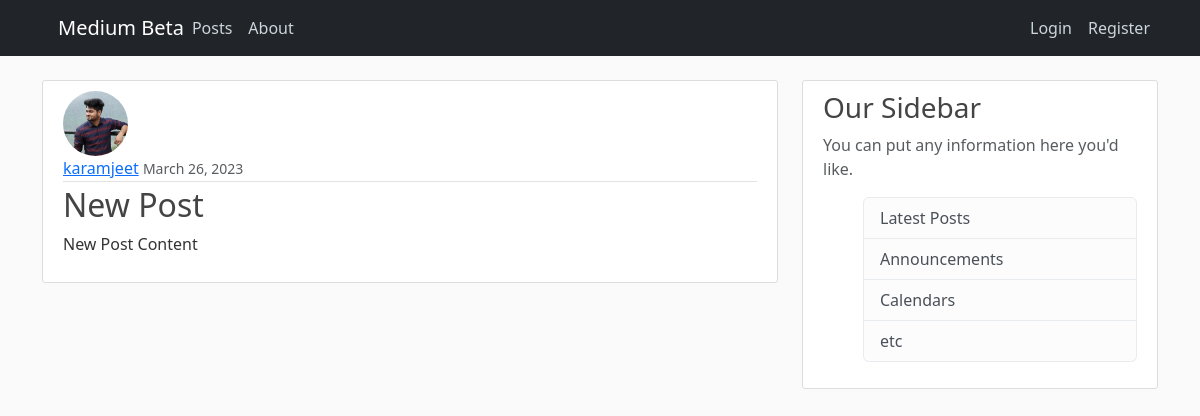
Screenshot of /post/8 with the database file from the repository.
### blog/models.py (models this page shows, shortened)
class Post(models.Model):
    title = models.CharField(max_length=100)
    content = models.TextField()
    date_posted = models.DateTimeField(default=timezone.now)
    author = models.ForeignKey(User, on_delete=models.CASCADE)

### users/models.py (models this page shows, shortened)
class Profile(models.Model):
    user = models.OneToOneField(User, on_delete=models.CASCADE)
    image = models.ImageField(default='default.jpg', upload_to='profile_pics')

### blog/views.py (the view)
# urls.py: path('post/<int:pk>', PostDetailView.as_view(), name="post-detail"),
class PostDetailView(DetailView):
    model = Post

### blog/templates/blog/post_detail.html (shortened to what this page needs)
{% extends 'blog/base.html' %} {% block content %}
<article class="media content-section">
  <img
    class="rounded-circle article-img"
    src="{{ object.author.profile.image.url }}"
  />
  <div class="media-body">
    <div class="article-metadata">
      <a class="mr-2" href="{% url 'blog-user' object.author %}"
        >{{ object.author }}</a
      >
      <small class="text-muted">{{ object.date_posted|date:"F d, Y" }}</small>
    </div>
    <h2 class="article-title">{{ object.title }}</h2>
    <p class="article-content">{{ object.content }}</p>
  </div>
</article>
{% endblock content %}

### blog/static/blog/main.css (style rules this page uses)
body { background: #fafafa; color: #333333; margin-top: 5rem; }
h1, h2, h3, h4, h5, h6 { color: #444444; }
.content-section { background: #ffffff; padding: 10px 20px; border: 1px solid #dddddd; border-radius: 3px; }
.article-title { color: #444444; }
.article-content { white-space: pre-line; }
.article-img { height: 65px; width: 65px; border: #333; object-fit: cover; margin-right: 16px; }
.article-metadata { padding-bottom: 1px; margin-bottom: 4px; border-bottom: 1px solid #e3e3e3; }

### rows the page displays
Post: author.profile.image (picture), author "karamjeet", date_posted "March 26, 2023", title "New Post", content "New Post Content"
